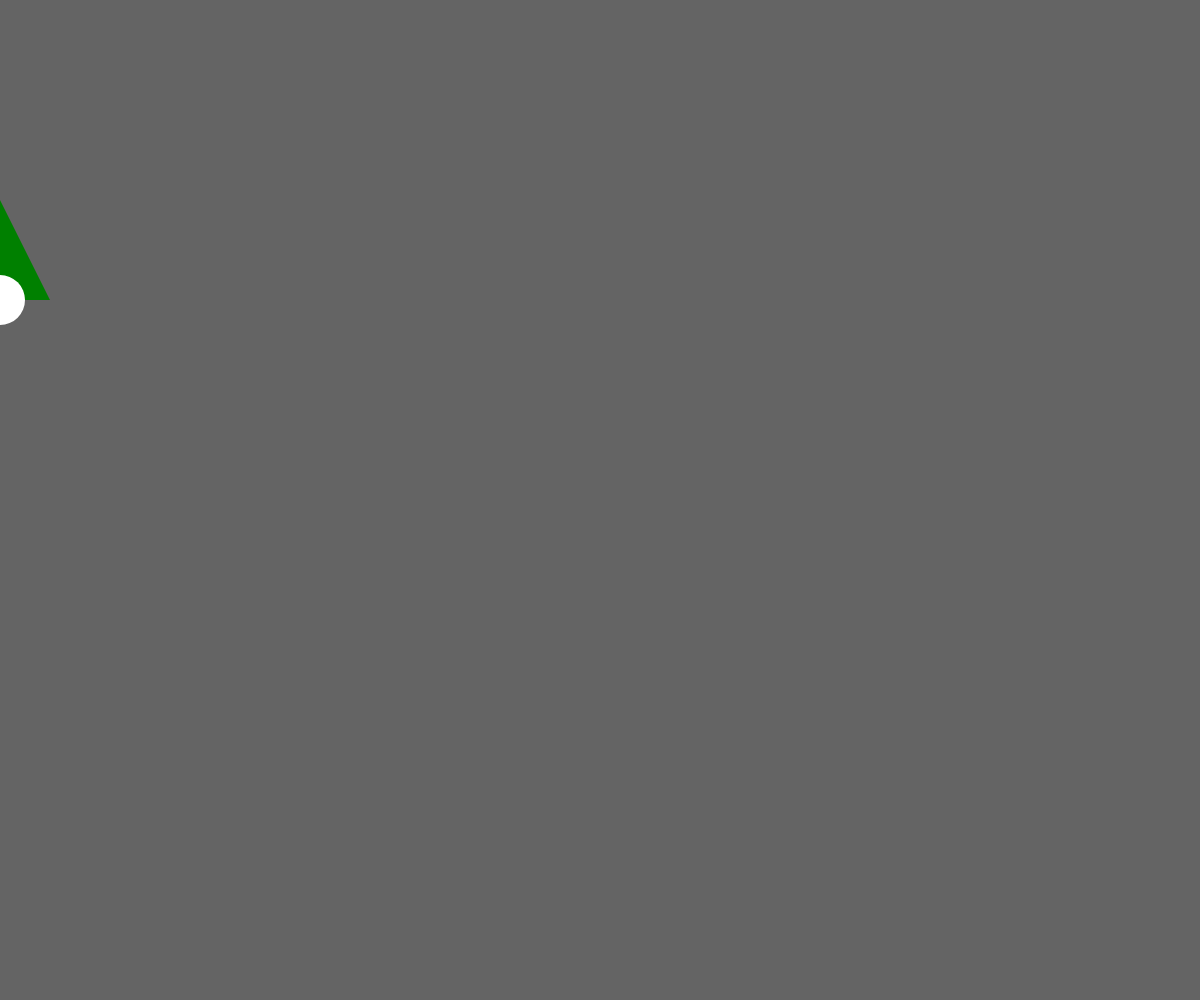
Frame 1 (no input)
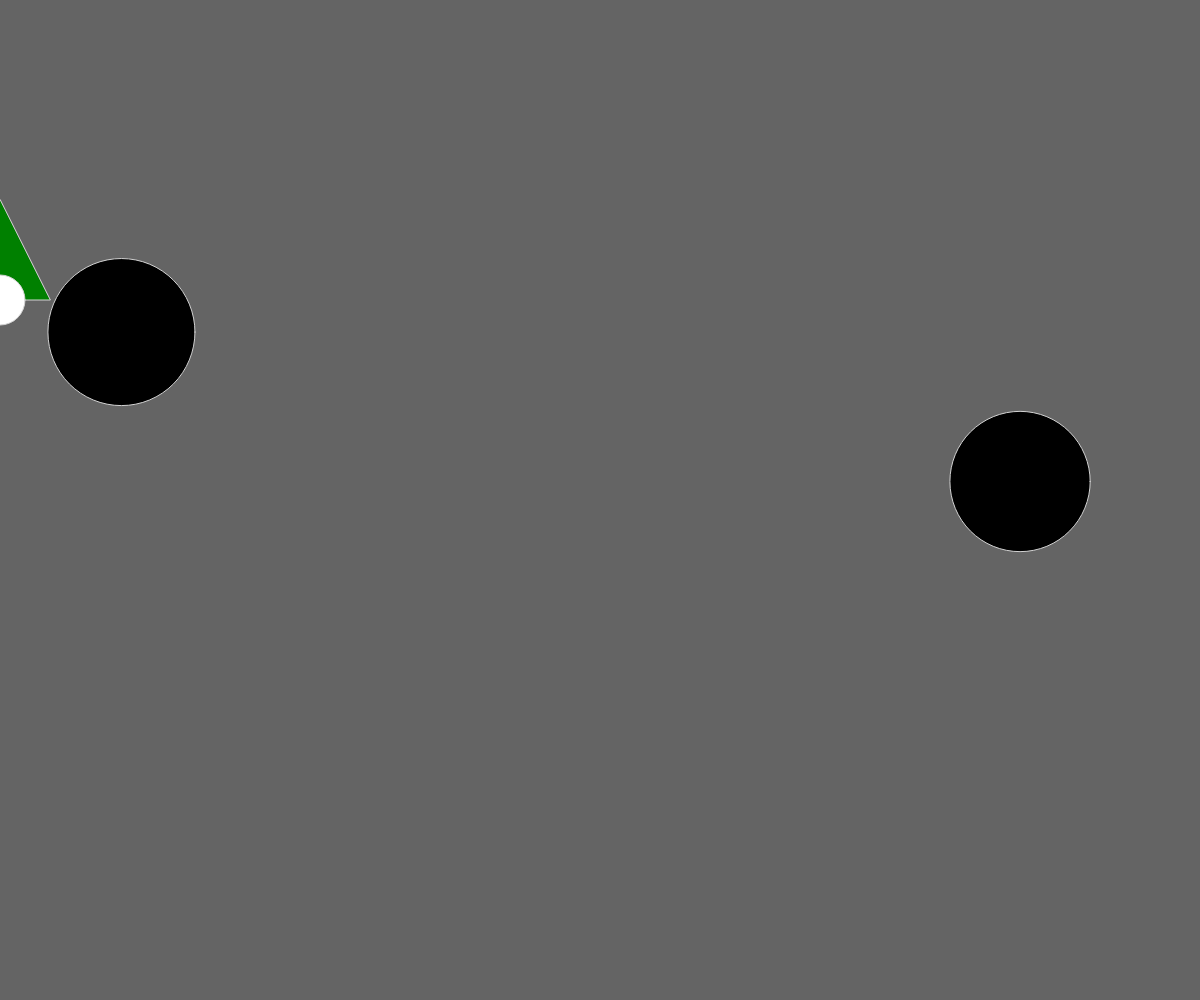
Frame 60 (no input)
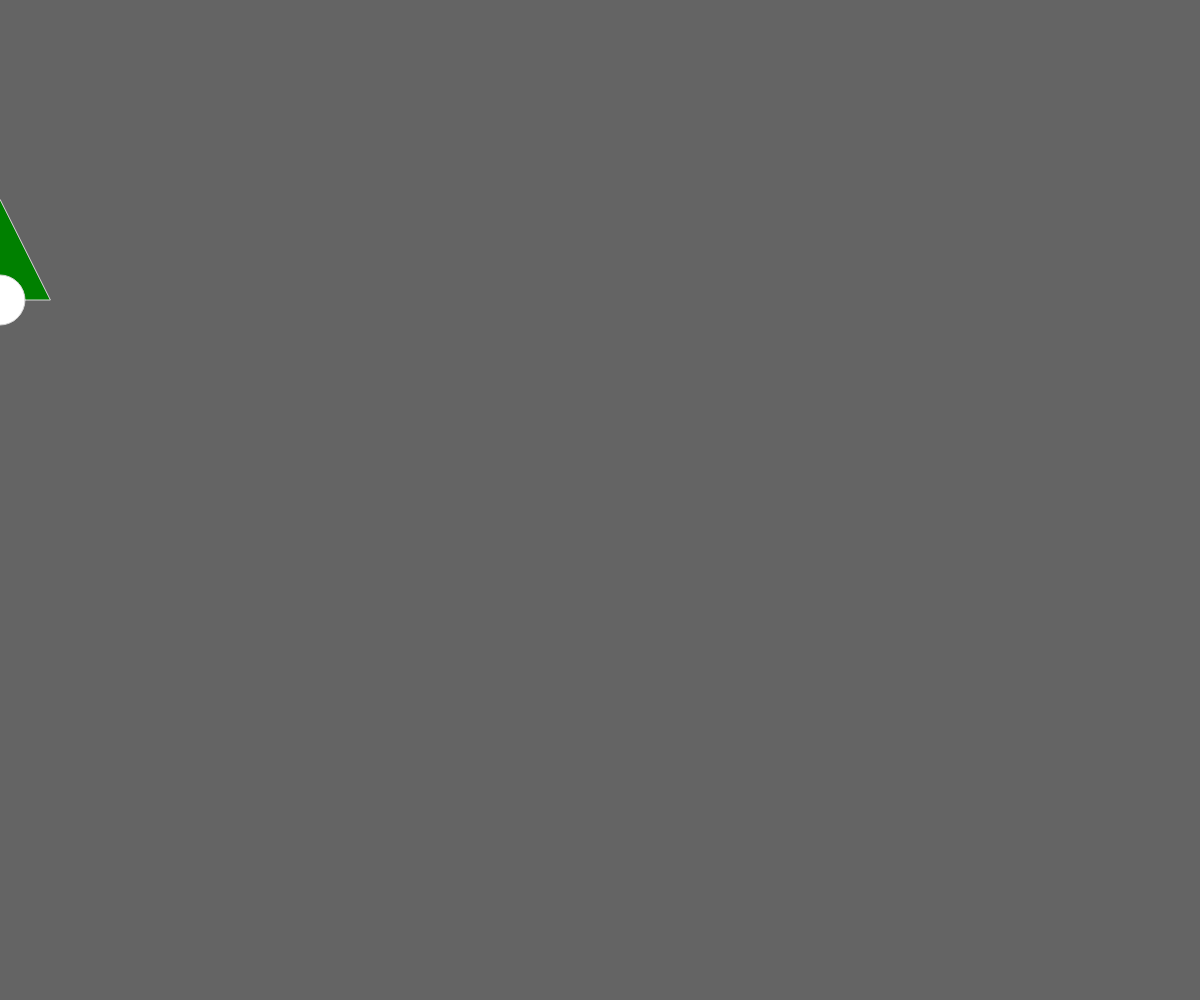
Frame 120 (the mouse pressed at the canvas centre since frame 60)

The p5.js sketch that drew these frames (run headless with seeded random() and noise() and a simulated clock; from frame 60 on, the mouse is pressed at the canvas centre):

// p5.js sketch
// ── sketch.js
/*
	mmp 310 week 9
	spaceship game
*/

var spaceship = { 
	x: 0, 
	y: 200,
	size: 50,
	speed: 5,
    
	display: function () {
         fill('green');
		triangle(
			this.x, this.y, 
			this.x - this.size, this.y + this.size * 2, 
			this.x + this.size, this.y + this.size * 2);
            
            fill('white');
        ellipse(this.x, this.y + this.size * 2, this.size);
        
		
	},
    
    
    
    
    
	update: function () {
		if (keyIsDown(RIGHT_ARROW)) {
			this.x += this.speed;
		}
	
		if (keyIsDown(LEFT_ARROW)) {
			this.x -= this.speed;
		}
        
        if (keyIsDown(UP_ARROW)){
            this.y -=this.speed;
        }
        
        if (keyIsDown(DOWN_ARROW)){
            this.y +=this.speed;
        }
	}
};

var asteroids = [];

function setup() {
	createCanvas(windowWidth, windowHeight);
	noStroke();
}

function draw() {
    
    if (random(100) < 90){
       background(100); 
    }
	
    
    //adds random asteroid
    if (random(100) > 99) {
        //create an asteroid
        asteroids.push(new Asteroid());
    }
	
	spaceship.display();
	spaceship.update();
    
    for (let i = 0; i < asteroids.length; i++){
        asteroids[i].display();
        asteroids[i].update();
        asteroids[i].collide();
    }
}







// ── astroid.js
/*
    asteroid class
*/

class Asteroid {
    constructor() {
        this.x = random(width);
        this.y = -100;
        this.size = Math.random() * (150 - 50) + 50;
        this.speed = {
            x: random(-1, 1),
            y: random(7)
        };
    }
    
    display() {
        fill(0);
        stroke(211,211,211);
        ellipse(this.x, this.y, this.size);
    }
    
    update() {
        this.x += this.speed.x * 5;
        this.y += this.speed.y * 5;
    }
    
    collide() {
        var d = dist(this.x, this.y, spaceship.x, spaceship.y);
        if (d < this.size / 2){
            textSize(50); 
            textAlign(CENTER, CENTER);
            fill('white'); 
            text("HAHA! You Died", width/2, height/2);
            noLoop();
            
        }
    }
}
